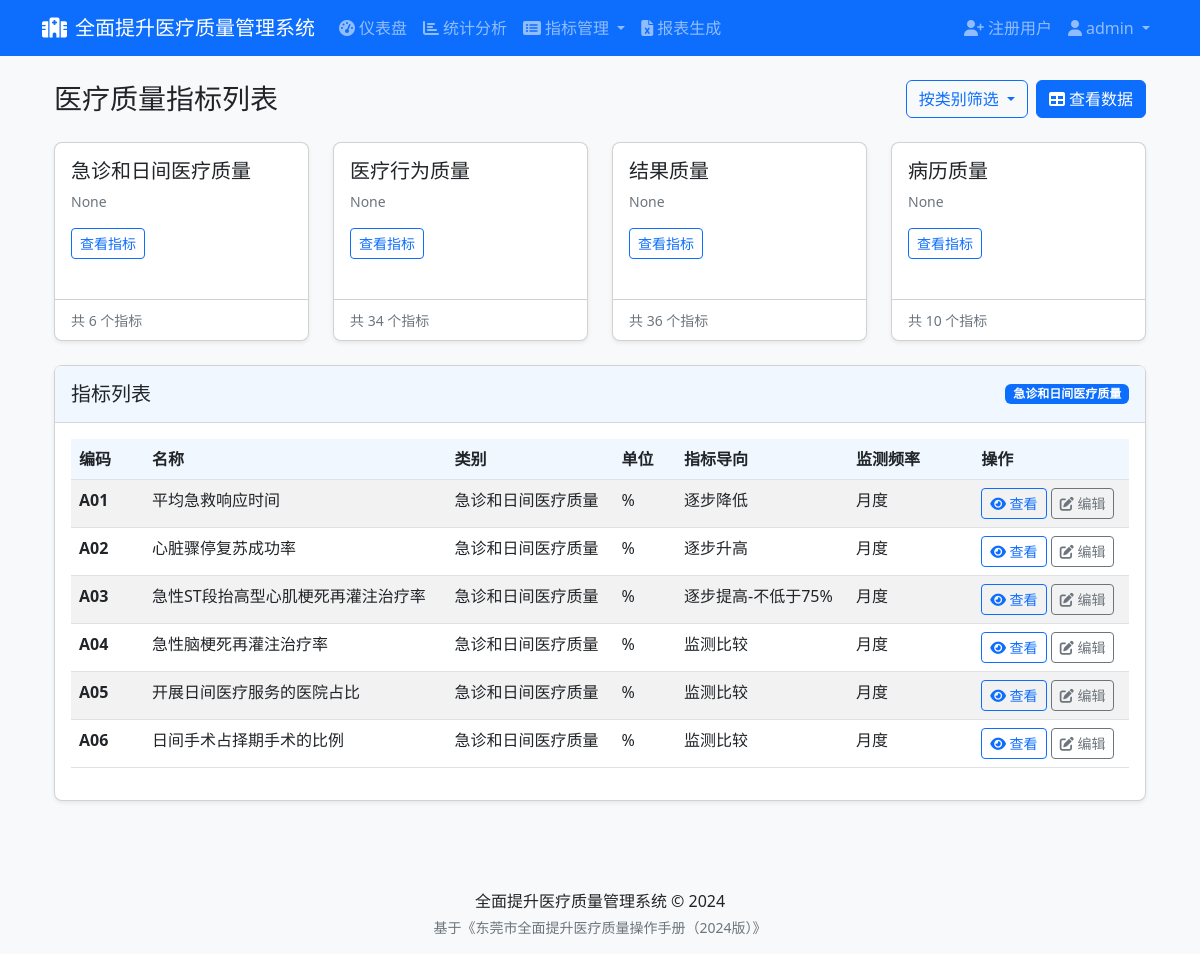
Page /indicators/?category_id=1 (signed in) on the committed database.
### app/models/user.py (models this page shows, shortened)
class User(UserMixin, db.Model):
    __tablename__ = 'users'
    id = db.Column(db.Integer, primary_key=True)
    username = db.Column(db.String(64), unique=True, index=True, nullable=False)
    email = db.Column(db.String(120), unique=True, index=True, nullable=False)
    password_hash = db.Column(db.String(128), nullable=False)
    is_admin = db.Column(db.Boolean, default=False)
    hospital_id = db.Column(db.Integer, db.ForeignKey('hospitals.id'))
    created_at = db.Column(db.DateTime, default=datetime.utcnow)
    last_login = db.Column(db.DateTime)
    hospital = db.relationship('Hospital', backref='users')

### app/models/indicator.py (models this page shows, shortened)
class IndicatorCategory(db.Model):
    __tablename__ = 'indicator_categories'
    id = db.Column(db.Integer, primary_key=True)
    name = db.Column(db.String(64), unique=True, nullable=False)
    description = db.Column(db.Text)
    created_at = db.Column(db.DateTime, default=datetime.utcnow)
    indicators = db.relationship('Indicator', backref='category', lazy='dynamic')

class Indicator(db.Model):
    __tablename__ = 'indicators'
    id = db.Column(db.Integer, primary_key=True)
    code = db.Column(db.String(32), unique=True, nullable=False)  # 指标编码
    name = db.Column(db.String(128), nullable=False)  # 指标名称
    definition = db.Column(db.Text)  # 指标定义
    numerator_description = db.Column(db.Text)  # 分子说明
    denominator_description = db.Column(db.Text)  # 分母说明
    calculation_formula = db.Column(db.Text)  # 计算公式
    data_source = db.Column(db.String(256))  # 数据来源
    target_value = db.Column(db.String(64))  # 指标导向 - 修改为字符串类型
    unit = db.Column(db.String(32))  # 单位
    frequency = db.Column(db.String(32))  # 监测频率
    category_id = db.Column(db.Integer, db.ForeignKey('indicator_categories.id'), nullable=False)
    created_at = db.Column(db.DateTime, default=datetime.utcnow)
    @staticmethod
    def numeric_code_order():
        main_part = func.substr(
            Indicator.code,
            1,
            func.instr(Indicator.code + '.', '.') - 1
        )
        sub_code_part = func.substr(
            Indicator.code,
            func.instr(Indicator.code + '.', '.') + 1
        )
        numeric_sub_code = case(
            (func.instr(Indicator.code, '.') > 0, func.cast(sub_code_part, db.Float)),
            else_=0
        )
        return [main_part, numeric_sub_code]

### app/controllers/indicators.py (the view)
@indicators_bp.route('/')
@login_required
def index():
    category_id = request.args.get('category_id', type=int)
    query = Indicator.query
    if category_id:
        query = query.filter_by(category_id=category_id)
    indicators = query.order_by(*Indicator.numeric_code_order()).all()
    categories = IndicatorCategory.query.order_by(
        case(
            (IndicatorCategory.name == '急诊和日间医疗质量', 1),
            (IndicatorCategory.name == '医疗行为质量', 2),
            (IndicatorCategory.name == '结果质量', 3),
            (IndicatorCategory.name == '病历质量', 4)
        )
    ).all()
    return render_template(
        'indicators/index.html',
        title='指标列表',
        indicators=indicators,
        categories=categories,
        current_category_id=category_id
    )

### app/models/user.py (called while the page is built)
@login_manager.user_loader
def load_user(user_id):
    return User.query.get(int(user_id))

### app/templates/indicators/index.html (shortened to what this page needs)
{% extends 'base.html' %}
{% block content %}
<div class="container-fluid">
    <div class="d-flex justify-content-between align-items-center mb-4">
        <h1 class="h3 mb-0">医疗质量指标列表</h1>
        <div class="d-flex">
            <div class="dropdown me-2">
                <button class="btn btn-outline-primary dropdown-toggle" type="button" id="categoryDropdown" data-bs-toggle="dropdown" aria-expanded="false">
                    按类别筛选
                </button>
            </div>
            <a href="{{ url_for('indicators.data_list') }}" class="btn btn-primary">
                <i class="fas fa-table me-1"></i>查看数据
            </a>
        </div>
    </div>
    <div class="row">
        {% for category in categories %}
            <div class="col-lg-3 col-md-6 mb-4">
                <div class="card shadow-sm h-100">
                    <div class="card-body">
                        <h5 class="card-title">{{ category.name }}</h5>
                        <p class="card-text text-muted small">{{ category.description }}</p>
                        <a href="{{ url_for('indicators.index', category_id=category.id) }}" class="btn btn-sm btn-outline-primary">查看指标</a>
                    </div>
                    <div class="card-footer bg-transparent">
                        <small class="text-muted">
                            共 {{ category.indicators.count() }} 个指标
                        </small>
                    </div>
                </div>
            </div>
        {% endfor %}
    </div>
    <div class="card shadow-sm">
        <div class="card-header d-flex justify-content-between align-items-center">
            <h5 class="mb-0">指标列表</h5>
            {% if current_category_id %}
                <span class="badge bg-primary">
                    {{ categories|selectattr('id', 'equalto', current_category_id)|map(attribute='name')|first }}
                </span>
            {% else %}
                <span class="badge bg-secondary">所有类别</span>
            {% endif %}
        </div>
        <div class="card-body">
            <div class="table-responsive">
                <table class="table table-hover table-striped">
                    <thead>
                        <tr>
                            <th style="min-width: 70px;">编码</th>
                            <th>名称</th>
                            <th style="min-width: 130px;">类别</th>
                            <th style="min-width: 60px;">单位</th>
                            <th style="min-width: 100px;">指标导向</th>
                            <th style="min-width: 120px;">监测频率</th>
                            <th>操作</th>
                        </tr>
                    </thead>
                    <tbody>
                        {% for indicator in indicators %}
                            <tr>
                                <td><span class="fw-bold">{{ indicator.code }}</span></td>
                                <td>{{ indicator.name }}</td>
                                <td>{{ indicator.category.name }}</td>
                                <td>{{ indicator.unit }}</td>
                                <td>{{ indicator.target_value }}</td>
                                <td>{{ indicator.frequency }}</td>
                                <td>
                                    <a href="{{ url_for('indicators.view', indicator_id=indicator.id) }}" class="btn btn-sm btn-outline-primary">
                                        <i class="fas fa-eye"></i> 查看
                                    </a>
                                    <a href="{{ url_for('indicators.edit', indicator_id=indicator.id) }}" class="btn btn-sm btn-outline-secondary">
                                        <i class="fas fa-edit"></i> 编辑
                                    </a>
                                </td>
                            </tr>
                        {% endfor %}
                    </tbody>
                </table>
            </div>
        </div>
    </div>
</div>
{% endblock %}

### app/templates/base.html (shortened to what this page needs)
<!DOCTYPE html>
<html lang="zh-CN">
<head>
    <link href="https://cdn.jsdelivr.net/npm/bootstrap@5.2.3/dist/css/bootstrap.min.css" rel="stylesheet">
    <link href="https://cdnjs.cloudflare.com/ajax/libs/font-awesome/6.2.0/css/all.min.css" rel="stylesheet">
    <link href="{{ url_for('static', filename='css/style.css') }}" rel="stylesheet">
    <link href="{{ url_for('static', filename='css/monthpicker.css') }}" rel="stylesheet">
</head>
<body>
    <header>
        <nav class="navbar navbar-expand-lg navbar-dark bg-primary">
            <div class="container">
                <a class="navbar-brand" href="{{ url_for('dashboard.index') }}">
                    <i class="fas fa-hospital-alt me-2"></i>全面提升医疗质量管理系统
                </a>
                <div class="collapse navbar-collapse" id="navbarNavDropdown">
                    <ul class="navbar-nav me-auto">
                        {% if current_user.is_authenticated %}
                            <li class="nav-item">
                                <a class="nav-link" href="{{ url_for('dashboard.index') }}">
                                    <i class="fas fa-tachometer-alt me-1"></i>仪表盘
                                </a>
                            </li>
                            <li class="nav-item">
                                <a class="nav-link" href="{{ url_for('dashboard.stats') }}">
                                    <i class="fas fa-chart-bar me-1"></i>统计分析
                                </a>
                            </li>
                            <li class="nav-item dropdown">
                                <a class="nav-link dropdown-toggle" href="#" id="indicatorsDropdown" role="button" data-bs-toggle="dropdown" aria-expanded="false">
                                    <i class="fas fa-list-alt me-1"></i>指标管理
                                </a>
                            </li>
                            <li class="nav-item">
                                <a class="nav-link" href="{{ url_for('reports.index') }}">
                                    <i class="fas fa-file-excel me-1"></i>报表生成
                                </a>
                            </li>
                        {% endif %}
                    </ul>
                    <ul class="navbar-nav">
                        {% if current_user.is_authenticated %}
                            {% if current_user.is_admin %}
                                <li class="nav-item">
                                    <a class="nav-link" href="{{ url_for('auth.register') }}">
                                        <i class="fas fa-user-plus me-1"></i>注册用户
                                    </a>
                                </li>
                            {% endif %}
                            <li class="nav-item dropdown">
                                <a class="nav-link dropdown-toggle" href="#" id="userDropdown" role="button" data-bs-toggle="dropdown" aria-expanded="false">
                                    <i class="fas fa-user me-1"></i>{{ current_user.username }}
                                </a>
                            </li>
                        {% else %}
                            <li class="nav-item">
                                <a class="nav-link" href="{{ url_for('auth.login') }}">
                                    <i class="fas fa-sign-in-alt me-1"></i>登录
                                </a>
                            </li>
                        {% endif %}
                    </ul>
                </div>
            </div>
        </nav>
    </header>
    <main class="container mt-4">
        {% block content %}{% endblock %}
    </main>
    <footer class="bg-light mt-5 py-3">
        <div class="container text-center">
            <p class="mb-1">全面提升医疗质量管理系统 &copy; 2024</p>
            <p class="text-muted small mb-0">基于《东莞市全面提升医疗质量操作手册（2024版）》</p>
        </div>
    </footer>
</body>
</html>

### app/static/css/style.css (style rules this page uses)
body { min-height: 100vh; display: flex; flex-direction: column; background-color: #f8f9fa; }
main { flex: 1; }
.card { border-radius: 0.5rem; box-shadow: 0 4px 6px rgba(0, 0, 0, 0.1); margin-bottom: 1.5rem; }
.card-header { background-color: #f0f7ff; border-bottom: 1px solid rgba(0, 0, 0, 0.125); padding: 1rem; }
.table th { background-color: #f0f7ff; }
.table-responsive { max-height: 70vh; overflow-y: auto; }

### rows in the picture
User: username "admin"
IndicatorCategory: name "急诊和日间医疗质量", description "None", indicators.count "6"
IndicatorCategory: name "医疗行为质量", description "None", indicators.count "34"
IndicatorCategory: name "结果质量", description "None", indicators.count "36"
IndicatorCategory: name "病历质量", description "None", indicators.count "10"
Indicator: code "A01", name "平均急救响应时间", category.name "急诊和日间医疗质量", unit "%", target_value "逐步降低", frequency "月度"
Indicator: code "A02", name "心脏骤停复苏成功率", category.name "急诊和日间医疗质量", unit "%", target_value "逐步升高", frequency "月度"
Indicator: code "A03", name "急性ST段抬高型心肌梗死再灌注治疗率", category.name "急诊和日间医疗质量", unit "%", target_value "逐步提高-不低于75%", frequency "月度"
Indicator: code "A04", name "急性脑梗死再灌注治疗率", category.name "急诊和日间医疗质量", unit "%", target_value "监测比较", frequency "月度"
Indicator: code "A05", name "开展日间医疗服务的医院占比", category.name "急诊和日间医疗质量", unit "%", target_value "监测比较", frequency "月度"
Indicator: code "A06", name "日间手术占择期手术的比例", category.name "急诊和日间医疗质量", unit "%", target_value "监测比较", frequency "月度"
